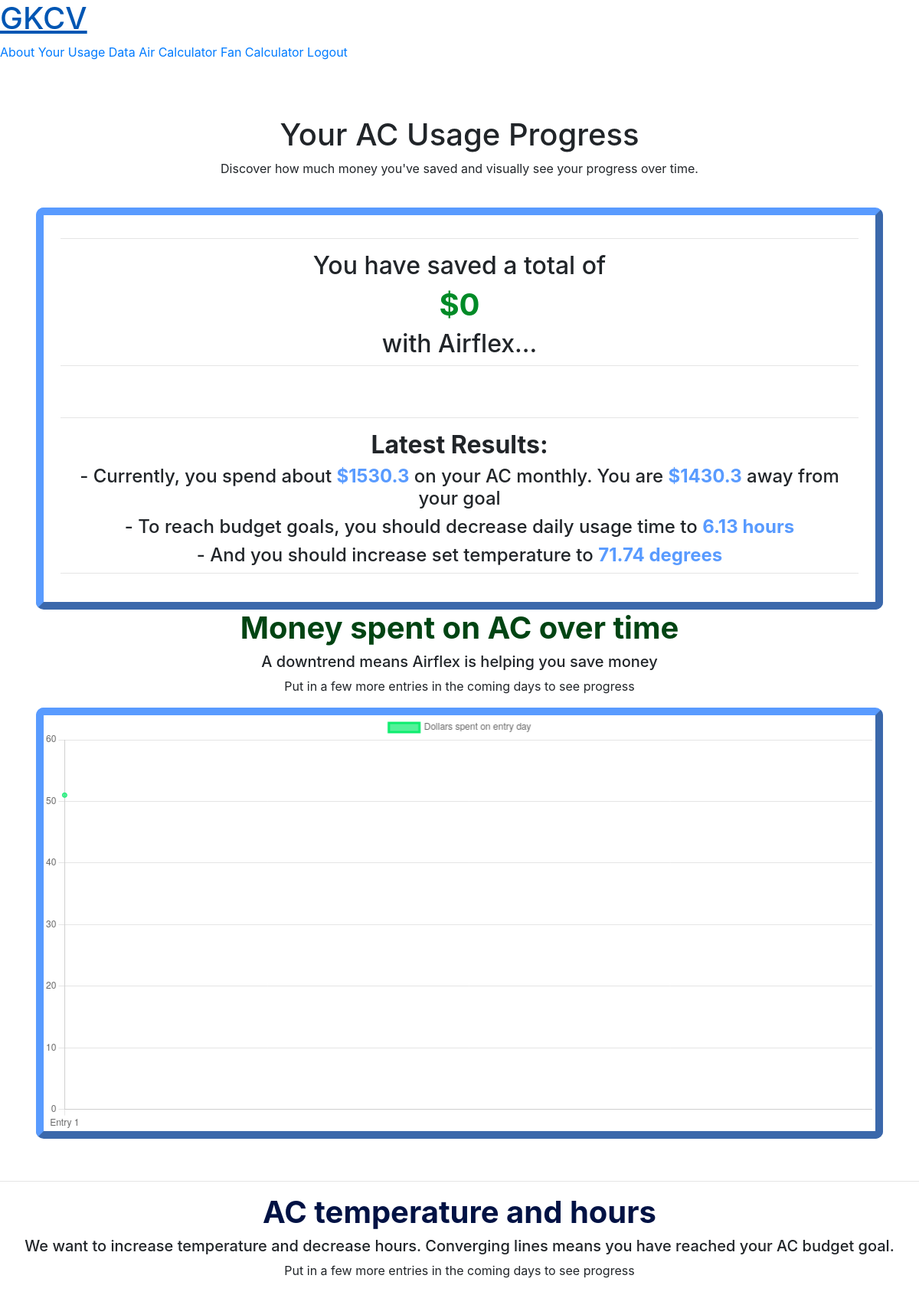
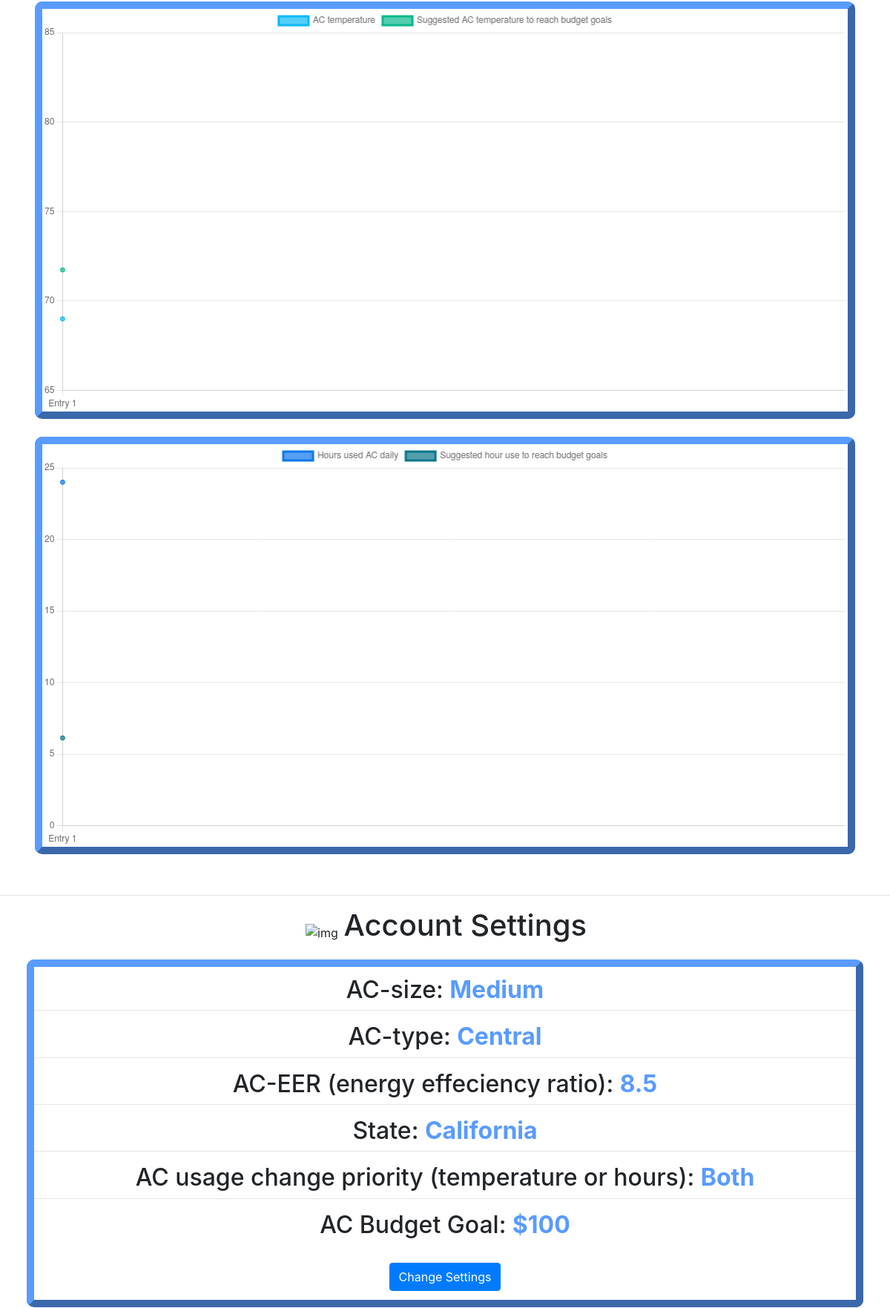
Screenshot of /actracker (signed in, upper part) with the database file from the repository (2 pictures, top to bottom).
### models.py (models this page shows)
class User(db.Model, UserMixin):
    id = db.Column(db.Integer, primary_key=True)  # primary key is the main key for the user
    email = db.Column(db.String(100), unique=True)
    password = db.Column(db.String(20))
    username = db.Column(db.String(50), unique=True)
    state = db.Column(db.String)
    priority = db.Column(db.String)
    budget = db.Column(db.Integer())
    BTU_rating = db.Column(db.Integer())
    wattage = db.Column(db.Integer())
    size = db.Column(db.String())
    typ = db.Column(db.String())
    EER = db.Column(db.Integer())
    ACdata = db.relationship('ACdatum')  # reference to ACdatum from User #ACdata is list of ACdatum
    fanData = db.relationship('FanData')
    totalMoneySaved = db.Column(db.Integer(), server_default="0")

class ACdatum(db.Model):
    id = db.Column(db.Integer, primary_key=True)  # main key that will be used to identify any saved ACdata instances
    hours = db.Column(db.Integer()) #how many hours they used theyre AC for
    temp = db.Column(db.Integer()) #the temperature they set their ac too
    sugg_hours = db.Column(db.Integer())
    sugg_temp = db.Column(db.Integer())
    estimated_bill = db.Column(db.Integer()) #estimated bill based on previous two factors
    date = db.Column(db.DateTime(timezone=True), default=func.now())  # func.now() returns current date and time
    user_id = db.Column(db.Integer, db.ForeignKey('user.id'))  # connects ACdata to a user

### views.py (the view, shortened to what this page needs)
@views.route('actracker', methods = ['GET', 'POST'])
@login_required
def actracker():
    line_charts = [
        ["Entry " + str(label) for label in list(range(1,len(current_user.ACdata)+1))], #labels
        [int(datum.temp) for datum in current_user.ACdata], #temperature data
        [int(datum.hours) for datum in current_user.ACdata], #hours data
        [float(datum.estimated_bill) for datum in current_user.ACdata], #estimated bill
        [float(datum.sugg_temp) for datum in current_user.ACdata], #suggested temperature data
        [float(datum.sugg_hours) for datum in current_user.ACdata] #suggested hour data
    ] # line chart
    return render_template("actracker.html",
    user=current_user,
    entry_count = len(current_user.ACdata),
    chart1 = line_charts)

### __init__.py (called while the page is built)
@login_manager.user_loader
def load_user(id):
    return User.query.get(int(id))

### templates/actracker.html (shortened to what this page needs)
{% extends "base2.html" %} {% block title %}Air Tracker{% endblock %} {%
block head_specs %}
<link
  href="https://uploads-ssl.webflow.com/62e8b794c129c6d31dfb3e87/css/g-ks-dandy-site.webflow.19a544437.css"
  rel="stylesheet"
  type="text/css"
/>
{% endblock %} {% block content %}
<section class="hero-heading-center wf-section">
  <br />
  <div align="center">
    <h1>Your AC Usage Progress</h1>
    <p>
      Discover how much money you've saved and visually see your progress over
      time.
    </p>
  </div>
</section>
  {% if not (entry_count > 0) %}
  <div align="center">
  </br>
    <h3>
      It looks like you don't have any data yet! Input your first AC usage log
      below.
    </h3>
    <a
      href="aircalculator"
      class="button cc-jumbo-button cc-jumbo-white w-inline-block"
      ><div>Calculate your AC usage</div></a
    >
  </div>
  {% else %}
  <div align = "center" style = "margin: 0 2%">
    <div class = "chart_container">
      <div class = "chart_child" style="overflow-y:scroll; width: 34%; display: flex; flex-direction:column; justify-content: space-evenly; border: 10px outset rgb(89, 155, 255); border-radius: 10px">
        {% if user.totalMoneySaved != None %}
        <div style = "padding: 2%">
          <hr class="mt-2 mb-3" />
            <h2>You have saved a total of </h2>
            <h1 style = "font-weight: bold; color: rgb(0, 139, 39)">${{user.totalMoneySaved}}</h1>
            <h2>with Airflex...</h2>
          <hr class="mt-2 mb-3" />
        </div>
        {% endif %}
        <div style = "padding: 2%">
          <hr class="mt-2 mb-3" />
          <h2 style = "font-weight: bold">Latest Results:</h2>
          <h4>- Currently, you spend about <b>${{ chart1[3][-1]  * 30}}</b> on your AC monthly. You are <b>${{ (chart1[3][-1]*30 - user.budget) if (chart1[3][-1]*30 - user.budget) >= 0 else 0}}</b> away from your goal</h4>
          <h4>- To reach budget goals, you should decrease daily usage time to <b>{{ chart1[5][-1]}} hours</b></h4>
          <h4>- And you should increase set temperature to <b>{{ chart1[4][-1]}} degrees</b></h4>
          <hr class="mt-2 mb-3" />
        </div>
      </div>
      <div class = "chart_child" style="width: 64%;">
        <h1 style = "font-weight: bold; color: rgb(0,68,19)">Money spent on AC over time</h1>
        <h5>A downtrend means Airflex is helping you save money</h5>
        {% if 5 > entry_count %}
        <p>Put in a few more entries in the coming days to see progress</p>
        {% endif %}
        <div style="border: 10px outset rgb(89, 155, 255); border-radius: 10px">
              <canvas id="chart3"></canvas>
              <script>
                var ctx = document.getElementById("chart3").getContext("2d");
                var lineChart = new Chart(ctx,{
                  type: "line",
                  data: {
                    labels: {{ chart1[0] | safe }},
                    datasets: [
                    {
                    label: "Dollars spent on entry day",
                    data: {{ chart1[3] | safe }},
                    fill: true,
                    backgroundColor: "rgb(12,237,110,0.7)",
                    borderColor: "rgb(12,237,110)",
                    }
                              ]
                  },
                  options: {
                    responsive: true,
                    scales: {
                      y: {
                        suggestedMin: 0
                      }
                    }
                  }
                });
              </script>
            </div>
      </div>
    </div>
  </div>
  <hr class="mt-2 mb-3" />
  <div align = "center" style = "margin: 0 2%">
  <h1 style = "font-weight: bold; color: rgb(0, 18, 68)">AC temperature and hours</h1>
  <h5>We want to increase temperature and decrease hours. Converging lines means you have reached your AC budget goal.</h5>
  {% if 5 > entry_count %}
  <p>Put in a few more entries in the coming days to see progress</p>
  {% endif %}
  <div class = "chart_container">
    <div class = "chart_child" style="width: 49%; border: 10px outset rgb(89, 155, 255); border-radius: 10px">
    <canvas id="chart1"></canvas>
    <script>
      var ctx = document.getElementById("chart1").getContext("2d");
      var lineChart = new Chart(ctx,{
        type: "line",
        data: {
          labels: {{ chart1[0] | safe }},
          datasets: [
          {
          label: "AC temperature",
          data: {{ chart1[1] | safe }},
          fill: true,
          backgroundColor: "rgb(12,186,247,0.7)",
          borderColor: "rgb(12,186,247)",
          },
          {
          label: "Suggested AC temperature to reach budget goals",
          data: {{ chart1[4] | safe }},
          fill: true,
          backgroundColor: "rgb(12,186,140,0.7)",
          borderColor: "rgb(12,186,140)",
          }
                    ]
        },
        options: {
          responsive: true,
          scales: {
            y: {
              suggestedMin: 65,
              suggestedMax: 85,
            }
          }
        }
      });
    </script>
  </div>
  <br/>
  <div class = "chart_child" style="width: 49%; border: 10px outset rgb(89, 155, 255); border-radius: 10px">
    <canvas id="chart2" ></canvas>
    <script>
      var ctx = document.getElementById("chart2").getContext("2d");
      var lineChart = new Chart(ctx,{
        type: "line",
        data: {
          labels: {{ chart1[0] | safe }},
          datasets: [
          {
          label: "Hours used AC daily",
          data: {{ chart1[2] | safe }},
          fill: true,
          backgroundColor: "rgb(12,119,237,0.7)",
          borderColor: "rgb(12,119,237)",
          },
          {
          label: "Suggested hour use to reach budget goals",
          data: {{ chart1[5] | safe }},
          fill: true,
          backgroundColor: " rgb(12,119,140,0.7)",
          borderColor: "rgb(12,119,140)",
          }
                    ]
        },
        options: {
          responsive: true,
          scales: {
            y: {
              suggestedMin: 0,
              suggestedMax: 24,
            }
          }
        }
      });
    </script>
  </div>
  </div>
  </div>
  {% endif %}
  <hr class="mt-2 mb-3" />
  <div align = "center" style = "margin: 0 2%">
    <div style="width: 50px; height: 50px; display:inline-block; vertical-align:baseline">
    <img src="https://cdn-icons-png.flaticon.com/512/503/503849.png" alt="img"/>
  </div>
    <div style="display:inline-block;">
      <h1>
        Account Settings
      </h1>
    </div>
    <div style="padding: 1% 0; width: 98%; border: 10px outset rgb(89, 155, 255); border-radius: 10px">
      {% if user.BTU_rating != None %}
      <h2>AC BTU rating: <b>{{user.BTU_rating}}</b></h2>
      <hr class="mt-2 mb-3" />
      {% elif user.wattage != None %}
      <h2>AC-wattage: <b>{{user.wattage}}</b></h2>
      <hr class="mt-2 mb-3" />
      {% else %}
      <h2>AC-size: <b>{{user.size}}</b></h2>
      <hr class="mt-2 mb-3" />
      <h2>AC-type: <b>{{user.typ}}</b></h2>
      <hr class="mt-2 mb-3" />
      {% endif %}
      <h2>AC-EER (energy effeciency ratio): <b>{{user.EER}}</b></h2>
      <hr class="mt-2 mb-3" />
      <h2>State: <b>{{user.state}}</b></h2>
      <hr class="mt-2 mb-3" />
      <h2>AC usage change priority (temperature or hours): <b>{{user.priority}}</b></h2>
      <hr class="mt-2 mb-3" />
      <h2>AC Budget Goal: <b>${{user.budget}}</b></h2>
      <br/>
      <button onclick = "ChangeSettings(false)" class = "btn btn-primary">Change Settings</button>
      <br/>
    </div>
  </div>
  <br/>
{% endblock %}

### templates/base2.html (shortened to what this page needs)
<!DOCTYPE html>
<html>
  <head>
    <link
      rel="stylesheet"
      href="https://stackpath.bootstrapcdn.com/bootstrap/4.4.1/css/bootstrap.min.css"
    />
    <link
      rel="stylesheet"
      href="https://stackpath.bootstrapcdn.com/font-awesome/4.7.0/css/font-awesome.min.css"
    />
    {% block head_specs %}{% endblock %}
  </head>
  <body>
    <div
      data-collapse="medium"
      data-animation="default"
      data-duration="400"
      data-easing="ease"
      data-easing2="ease"
      role="banner"
      class="navigation w-nav"
    >
      <div class="navigation-wrap">
        <a href="/" aria-current="page" class="logo-link w-nav-brand w--current"
          ><h1 class="heading">GKCV</h1></a
        >
        <div class="menu">
          <nav role="navigation" class="navigation-items w-nav-menu">
            {% if user.is_authenticated %}
            <a href="about" class="navigation-item w-nav-link">About</a>
            <a href="actracker" class="navigation-item w-nav-link"
              >Your Usage Data</a
            >
            <a href="aircalculator" class="navigation-item w-nav-link"
              >Air Calculator</a
            >
            <a href="fancalculator" class="navigation-item w-nav-link"
              >Fan Calculator</a
            >
            <a href="logout" class="navigation-item w-nav-link">Logout</a>
            {% else %}
            <a href="about" class="navigation-item w-nav-link">About</a>
            <a href="sign-up" class="navigation-item w-nav-link">Sign up</a>
            <a href="login" class="navigation-item w-nav-link">Login</a>
            {% endif %}
          </nav>
          <div class="menu-button w-nav-button">
          </div>
        </div>
      </div>
    </div>
    {% block content %}{% endblock %}
  </body>
</html>

### templates/base2.html (style rules this page uses)
html { scroll-behavior: smooth; }

### templates/actracker.html (style rules this page uses)
b { color: rgb(89, 155, 255); }
.chart_container { padding: 2%; display: flex; flex-direction: row; justify-content: space-between; }
@media screen and (max-width: 1300px) { .chart_container { padding: 2%; display: flex; flex-direction: column; justify-content: space-between;<link href="https://uploads-ssl.webflow.com/62e8b794c129c6d31dfb3e87/css/g-ks-dandy-site.webflow.e26959d40.css" rel="stylesheet" type="text/css" /> } }
@media screen and (max-width: 1300px) { .chart_child { width:100% !important; } }

### rows the page displays
User: totalMoneySaved "0", size "Medium", typ "Central", EER "8.5", state "California", priority "Both", budget "100"
ACdatum: chart1[3][-1]*30 "1530.3", estimated_bill.budget "1430.3", sugg_hours "6.13", sugg_temp "71.74"

### other values shown
chart data {{ chart1[3] | safe }} [51.01]
chart data {{ chart1[1] | safe }} [69]
